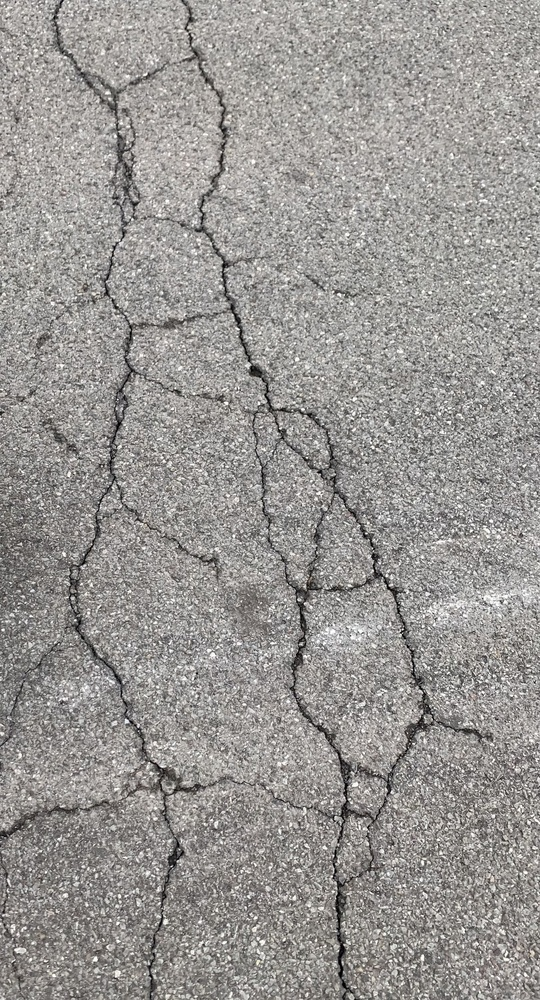
#> input picture crack1.jpg, 540 x 1000 px, shrunk from 1200 x 2223 before the run
$ python crack_detection.py
#> lines starting #> are read from the running program, lines starting #| are printed output that depends on the picture; after the words box and inside, x2 and y2 are one past the last pixel; in counts of white or black regions, pixels touching at a corner belong together
import cv2
import numpy as np
import matplotlib.pyplot as plt

# Load the image
img = cv2.imread("crack1.jpg")
#> img is the input picture: shape (1000, 540, 3); mean B, G, R 147.1, 149.9, 152.5

if img is None:
    print("Error: Image not found. Place 'jp.jpg' in your folder.")
    exit()

# Convert to grayscale
gray = cv2.cvtColor(img, cv2.COLOR_BGR2GRAY)

# Apply Gaussian blur for noise reduction
blur = cv2.GaussianBlur(gray, (5, 5), 0)

# Apply simple thresholding to get a binary image. The value 50 can be adjusted.
_, thresh = cv2.threshold(blur, 50, 255, cv2.THRESH_BINARY_INV)
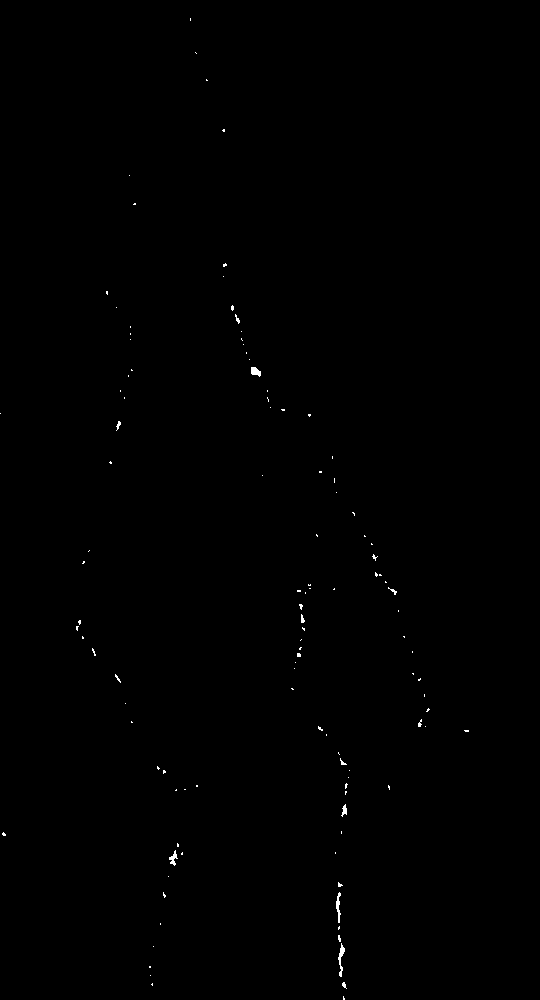
#> thresh: shape (1000, 540); 0.19% white in thin lines or dots, all inside (x1, y1, x2, y2) = (0, 18, 469, 1000)

# Morphological closing to connect crack segments
kernel = np.ones((5, 5), np.uint8)
closed_img = cv2.morphologyEx(thresh, cv2.MORPH_CLOSE, kernel, iterations=1)

# Find contours
contours, _ = cv2.findContours(closed_img, cv2.RETR_EXTERNAL, cv2.CHAIN_APPROX_SIMPLE)
#> contours = 104 contours, 98 with area under 20; largest, box (x1, y1, x2, y2) and area: (338, 943, 345, 977) 64, (169, 850, 183, 866) 60, (336, 892, 341, 930) 60, (251, 367, 261, 377) 54, (341, 804, 347, 817) 32, (299, 604, 305, 631) 26

# Create a copy of the original image to draw on
output_img = img.copy()

# Draw the cracks on the original image
cv2.drawContours(output_img, contours, -1, (0, 255, 0), 2)
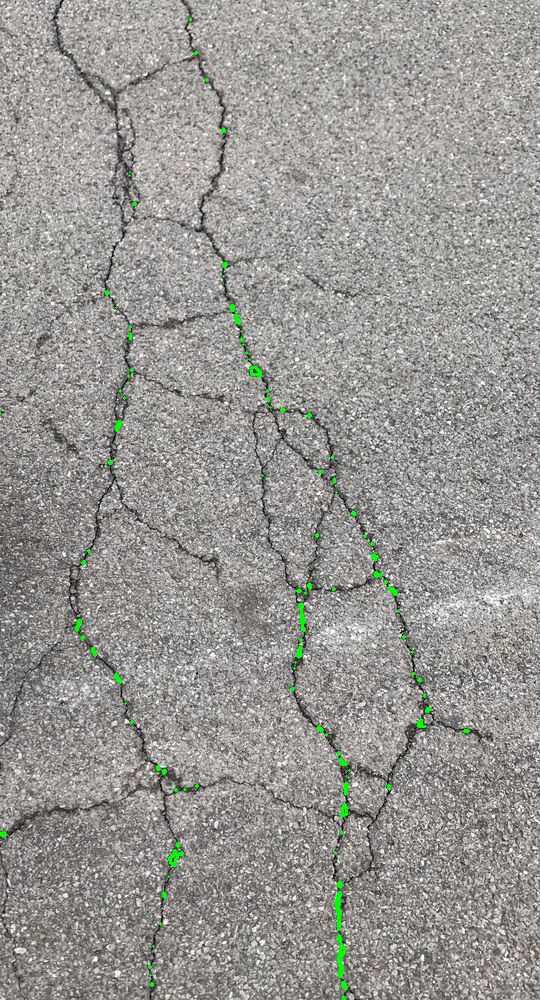
#> output_img: shape (1000, 540, 3); 0.5% of pixels changed, all inside (x1, y1, x2, y2) = (0, 17, 470, 1000)

# Show results
plt.figure(figsize=(15, 7))

plt.subplot(1, 4, 1)
plt.title("Original Image")
plt.imshow(cv2.cvtColor(img, cv2.COLOR_BGR2RGB))

plt.subplot(1, 4, 2)
plt.title("Thresholded Image")
plt.imshow(thresh, cmap='gray')

plt.subplot(1, 4, 3)
plt.title("After Morphological Operations")
plt.imshow(closed_img, cmap='gray')

plt.subplot(1, 4, 4)
plt.title("Detected Cracks")
plt.imshow(cv2.cvtColor(output_img, cv2.COLOR_BGR2RGB))

plt.show()
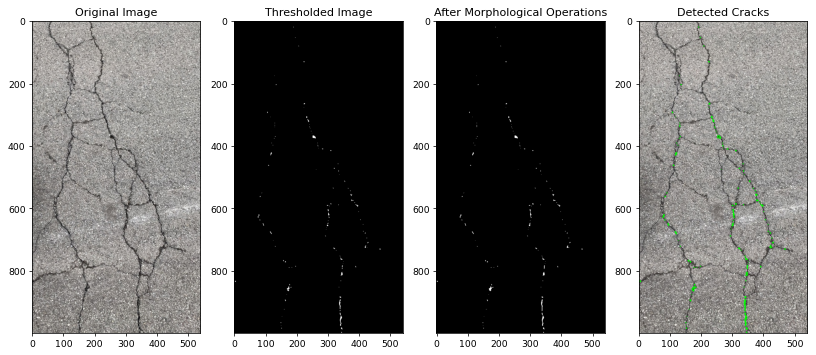
#> figure drawn by matplotlib, 4 panels

$ run again, with crack2.jpg copied over crack1.jpg
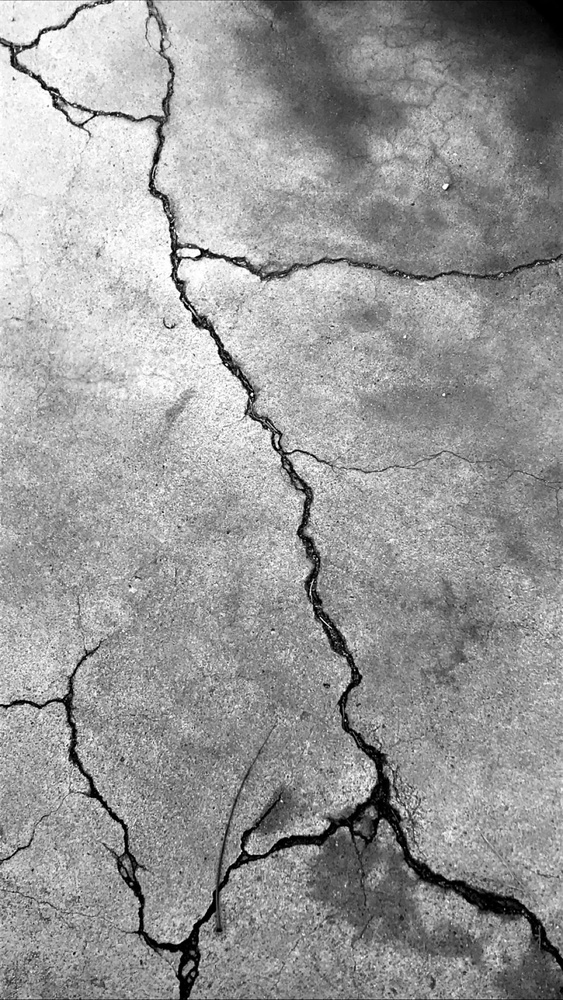
#> input picture crack2.jpg, 563 x 1000 px, shrunk from 1200 x 2133 before the run
#> img is the input picture: shape (1000, 563, 3); min 0, max 255, mean 152.9
#> `_, thresh = cv2.threshold(blur, 50, 255, cv2.THRESH_BINARY_INV)`:
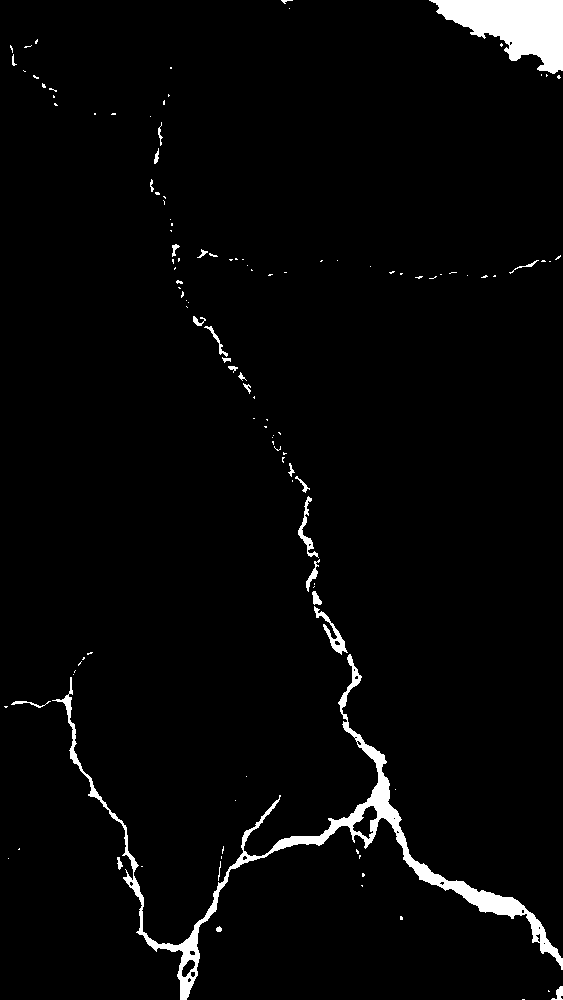
#> thresh: shape (1000, 563); 3% white; 120 white regions (93 under 20 px), largest, box (x1, y1, x2, y2) and area: (52, 654, 563, 1000) 8636, (429, 0, 563, 74) 5576, (314, 606, 348, 655) 385
#> closed_img: shape (1000, 563); 3.1% white; 88 white regions (68 under 20 px)
#> contours = 88 contours, 73 with area under 20; largest, box (x1, y1, x2, y2) and area: (52, 496, 563, 1000) 9347, (429, 0, 563, 79) 5538, (193, 316, 238, 373) 250, (288, 463, 310, 493) 86, (551, 986, 563, 1000) 74
#> output_img: shape (1000, 563, 3); 2.48% of pixels changed, all inside (x1, y1, x2, y2) = (3, 0, 563, 1000)
#> `plt.show()`:
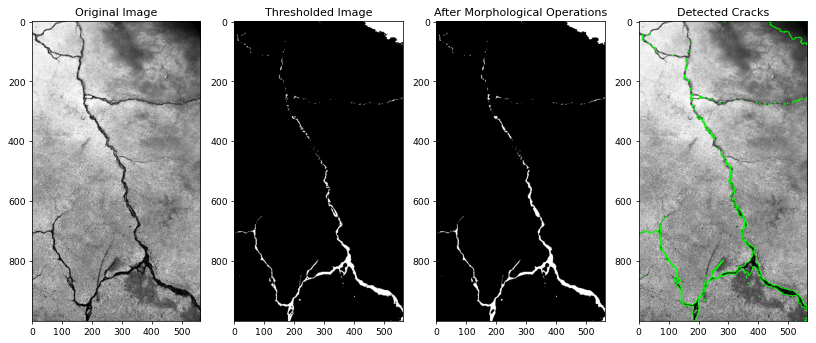
#> figure drawn by matplotlib, 4 panels
